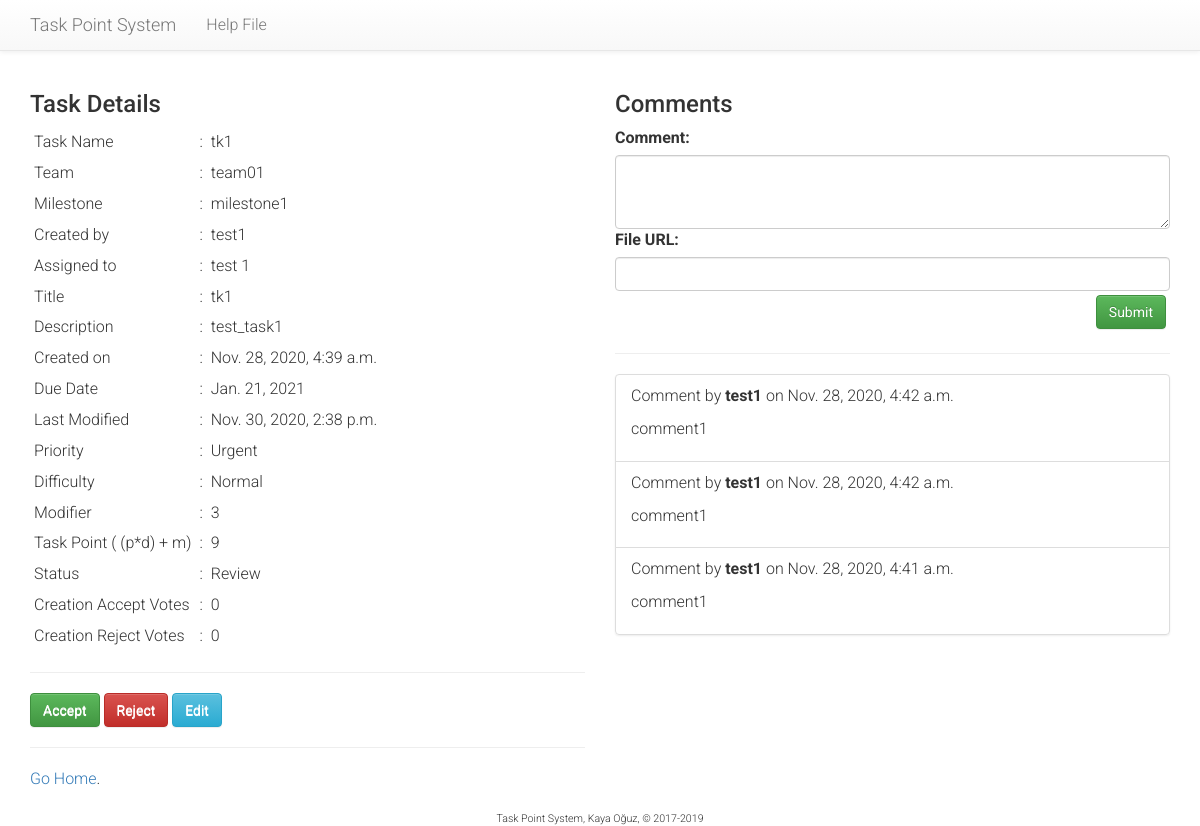
The page /tasks/1/view/ (signed in) on the database as committed earlier.
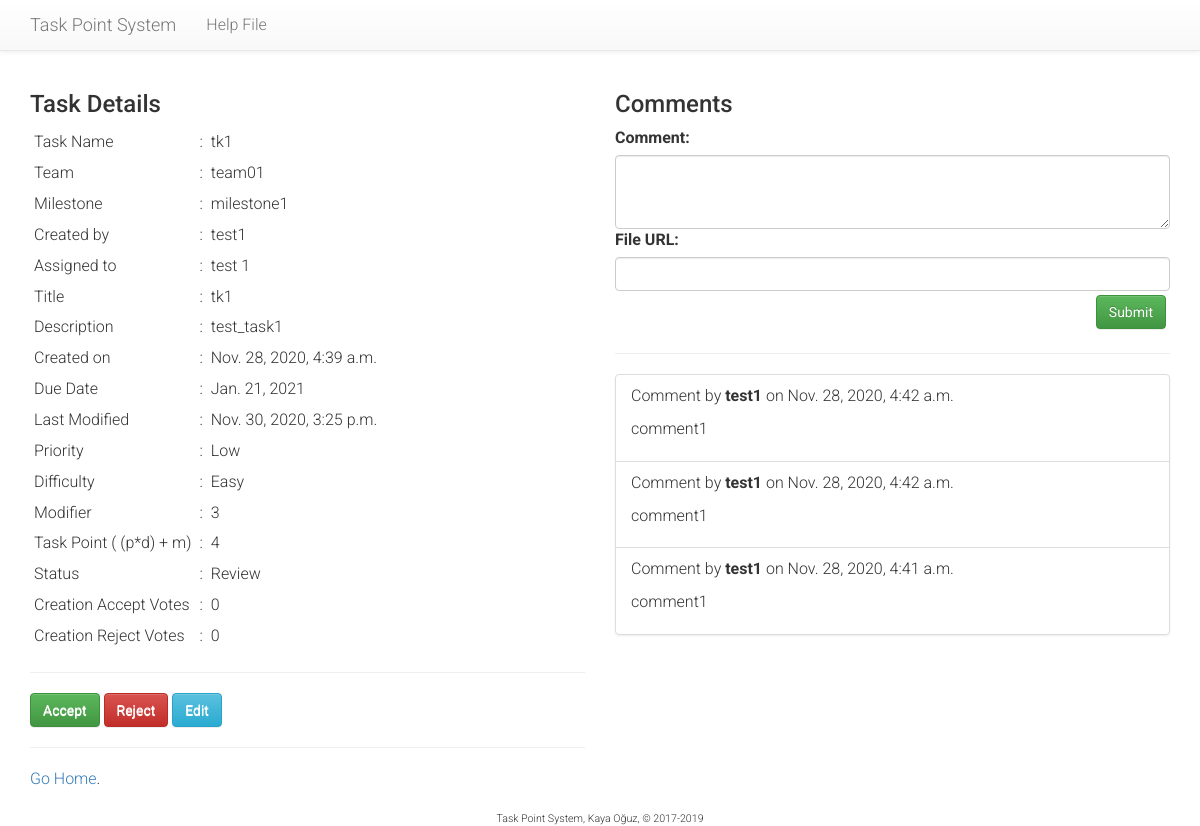
The same page on the database as committed later.
### tasks/models.py (models this page shows, shortened)
class Task(models.Model):
    PRIORITY = (
        (3, 'Urgent'),
        (2, 'Planned'),
        (1, 'Low'),
    )
    DIFFICULTY = (
        (3, 'Difficult'),
        (2, 'Normal'),
        (1, 'Easy'),
    )
    STATUS = (
        (1, "Review"),
        (2, "Working on it"),
        (3, "Waiting for review"),
        (4, "Waiting for supervisor grade"),
        (5, "Rejected"),
        (6, "Accepted"),
    )
    milestone = models.ForeignKey(Milestone, on_delete=models.CASCADE)
    creator = models.ForeignKey(User, related_name='creator', on_delete=models.SET_NULL, blank=True, null=True)
    assignee = models.ForeignKey(
        Developer,
        on_delete=models.CASCADE,
        related_name='assignee',
        verbose_name="Assigned to"
    )
    team = models.ForeignKey(Team, on_delete=models.CASCADE)
    title = models.CharField("Brief task name", max_length=256)
    description = models.TextField("Description")
    due = models.DateField("Due Date", validators=[past_date_validator])
    date = models.DateTimeField("Created on", auto_now_add=True)
    completed = models.DateTimeField("Completed on", auto_now=True, blank=True, null=True)
    priority = models.PositiveSmallIntegerField("Priority", choices=PRIORITY, default=2)
    difficulty = models.PositiveSmallIntegerField("Difficulty", choices=DIFFICULTY, default=2)
    modifier = models.PositiveSmallIntegerField(
        "Modifier",
        default=3,
        validators=[MaxValueValidator(5), MinValueValidator(1)]
    )
    status = models.PositiveSmallIntegerField("Status", choices=STATUS, default=1)
    valid = models.BooleanField("Is Valid", default=False)
    def get_points(self):
        return (self.difficulty*self.priority)+self.modifier
    def already_voted(self, developer):
        if Vote.objects.filter(task=self, voter=developer):
            return True
        return False
    def get_creation_accept_votes(self):
        if Vote.objects.filter(task=self, vote_type=1).count() >= self.team.get_team_size()*0.50:
            self.status = 2
            self.save()
        return Vote.objects.filter(task=self, vote_type=1)
    def get_creation_reject_votes(self):
        return Vote.objects.filter(task=self, vote_type=2)

class Team(models.Model):
    course = models.ForeignKey(Course, on_delete=models.CASCADE)
    name = models.CharField("Team Name", max_length=128)
    github = models.CharField("Git Page", max_length=256, null=True)
    supervisor = models.ForeignKey(Supervisor, on_delete=models.SET_NULL, blank=True, null=True)
    team_size = models.PositiveSmallIntegerField("Team size", default=4, validators=[MaxValueValidator(99), MinValueValidator(1)])
    def __str__(self):
        return self.name
    def get_team_size(self):
        size = self.team_size
        return size

class Milestone(models.Model):
    course = models.ForeignKey(Course, on_delete=models.CASCADE)
    name = models.CharField("Milestone", max_length=128)
    description = models.TextField("Milestone details")
    weight = models.PositiveSmallIntegerField(
        "Weight",
        default=10,
        validators=[MaxValueValidator(100), MinValueValidator(1)]
    )
    due = models.DateField("Due Date")
    def __str__(self):
        return self.name

class Developer(models.Model):
    id = models.CharField("ID", max_length=12, primary_key=True)
    user = models.OneToOneField(User, on_delete=models.CASCADE)
    team = models.ForeignKey(Team, on_delete=models.SET_NULL, blank=True, null=True)
    def __str__(self):
        return self.get_name()
    def get_name(self):
        return self.user.first_name + " " + self.user.last_name

class Comment(models.Model):
    owner = models.ForeignKey(User, on_delete=models.CASCADE)
    task = models.ForeignKey(Task, on_delete=models.CASCADE)
    body = models.TextField("Comment")
    file_url = models.URLField("File URL", max_length=512, blank=True, null=True)
    date = models.DateTimeField("Date", auto_now_add=True)

### tasks/views.py (the view)
# urls.py: re_path(r'^(?P<task_id>[0-9]+)/view/$', views.view_task, name='view-task'),
@login_required
def view_task(request, task_id):
    tsk = get_object_or_404(Task, pk=task_id)
    can_edit = None
    user_d = None
    user_s = None
    if Developer.objects.filter(user=request.user):
        user_d = Developer.objects.get(user=request.user)
        if tsk.assignee == user_d:
            can_edit = 'developer'
        if tsk.team != user_d.team:
            leave_site(request)
            return HttpResponseRedirect('/tasks/')
    elif Supervisor.objects.filter(user=request.user):
        can_edit = 'supervisor'
        user_s = Supervisor.objects.get(user=request.user)
    comment_list = tsk.comment_set.all().order_by("-date")
    vote_list = tsk.vote_set.all()
    already_voted = tsk.already_voted(request.user)
    check_status = tsk.get_creation_accept_votes()
    form = CommentForm()
    return render(
        request,
        'tasks/view_task.html',
        {
            'page_title': 'View task',
            'task': tsk, 'tid': task_id,
            'comments': comment_list,
            'votes': vote_list,
            'already_voted': already_voted,
            'form': form,
            'user_d': user_d,
            'user_s': user_s,
            'can_edit': can_edit
        }
    )

### tasks/forms.py
class CommentForm(ModelForm):
    class Meta:
        model = Comment
        fields = ['body', 'file_url']
        widgets = {
            'body': Textarea(attrs={'cols': 20, 'rows': 3}),
        }

### tasks/templates/tasks/view_task.html (shortened to what this page needs)
{% extends "tasks/base.html" %}
{% block leftcontent %}
<h3>Task Details</h3>
<table>
<tr><td>Task Name</td><td>:</td><td>{{ task.title }}</td></tr>
<tr><td>Team</td><td>:</td><td>{{ task.team }}</td></tr>
<tr><td>Milestone</td><td>:</td><td>{{ task.milestone }}</td></tr>
<tr><td>Created by</td><td>:</td><td>{{ task.creator }}</td></tr>
<tr><td>Assigned to</td><td>:</td><td>{{ task.assignee }}</td></tr>
<tr><td>Title</td><td>:</td><td>{{ task.title }}</td></tr>
<tr><td valign="top">Description</td><td valign="top">:</td><td>{{ task.description|linebreaksbr }}</td></tr>
<tr><td>Created on</td><td>:</td><td>{{ task.date }}</td></tr>
<tr><td>Due Date</td><td>:</td><td>{{ task.due }}</td></tr>
<tr><td>Last Modified</td><td>:</td><td>{{ task.completed }}</td></tr>
<tr><td>Priority</td><td>:</td><td>{{ task.get_priority_display }}</td></tr>
<tr><td>Difficulty</td><td>:</td><td>{{ task.get_difficulty_display }}</td></tr>
<tr><td>Modifier</td><td>:</td><td>{{ task.modifier }}</td></tr>
<tr><td>Task Point ( (p*d) + m)</td><td>:</td><td>{{ task.get_points }}</td></tr>
<tr><td>Status</td><td>:</td><td>{{ task.get_status_display }}</td></tr>
<tr><td>Creation Accept Votes</td><td>:</td><td>{{ task.get_creation_accept_votes.count }}</td></tr>
<tr><td>Creation Reject Votes</td><td>:</td><td>{{ task.get_creation_reject_votes.count }}</td></tr>
</table>
<hr />
{% if user_d and task.status == 1 and already_voted == False %}
    <a href="{% url 'tasks:send-vote' task_id=task.id status_id=1 button_id=1 %}" class="btn btn-default btn-success" role="button">Accept</a>
    <a href="{% url 'tasks:send-vote' task_id=task.id status_id=1 button_id=2 %}" class="btn btn-default btn-danger" role="button">Reject</a>
{% elif user_d and task.status == 2 and already_voted == False %}
    <a href="{% url 'tasks:update' task.id 2 %}" class="btn btn-default btn-warning" role="button">Submit for Review</a>
{% elif user_d and task.status == 3 and already_voted == False %}
    <a href="{% url 'tasks:send-vote' task_id=task.id status_id=3 button_id=3 %}" class="btn btn-default btn-success" role="button">Accept</a>
    <a href="{% url 'tasks:send-vote' task_id=task.id status_id=3 button_id=4 %}" class="btn btn-default btn-danger" role="button">Reject</a>
{% endif %}
{% if can_edit == "developer" %}
    <a href="{% url 'tasks:task-edit-developer' task_id=task.id %}" class="btn btn-default btn-info" role="button">Edit</a>
{% endif %}
<hr />
<a href="{% url 'tasks:choose' %}">Go Home</a>.
{% endblock %}
{% block rightcontent %}
<h3>Comments</h3>
<form action="{% url 'tasks:send-comment' tid %}" method="post">
    {{ form }}
    <div style="text-align: right; padding: 4px;"><input type="submit" value="Submit" class="btn btn-success" id="send" /></div>
</form>
<hr />
{% if comments %}
<ul class="list-group">
  {% for comment in comments %}
    <li class="list-group-item">
      <p>Comment by <b>{{comment.owner}}</b> on {{comment.date}}</p>
      <p>{{comment.body|linebreaksbr}}</p>
    </li>
  {% endfor %}
</ul>
{% endif %}
{% endblock %}

### tasks/templates/tasks/base.html (shortened to what this page needs)
<!DOCTYPE html>
<html lang="en">
  <head>
    {% load static %}
    <link rel="stylesheet" href="https://maxcdn.bootstrapcdn.com/bootstrap/3.3.7/css/bootstrap.min.css">
    <link rel="stylesheet" href="https://maxcdn.bootstrapcdn.com/bootstrap/3.3.7/css/bootstrap-theme.min.css">
    <link rel="stylesheet" href="http://code.jquery.com/ui/1.11.0/themes/smoothness/jquery-ui.css">
    <link rel="stylesheet" href="{% static 'tasks/style.css' %}">
  </head>
  <body>
    <nav class="navbar navbar-default navbar-static-top">
      <div class="container">
        <div class="navbar-header">
          <a class="navbar-brand" href="{% url 'tasks:choose' %}">Task Point System</a>
        </div>
        <div id="navbar">
          <ul class="nav navbar-nav">
            <li><a href="{% static 'tasks/task_point_system.pdf' %}">Help File</a></li>
          </ul>
        </div>
      </div>
    </nav>
    <div class="container">
      <div class="row">
  				<div class="col-xs-12 col-sm-6">
            {% block leftcontent %}{% endblock %}
          </div>
          <div class="col-xs-12 col-sm-6">
            {% block rightcontent %}{% endblock %}
          </div>
      </div>
      <div class="row" style="text-align: center; font-size: 8pt; margin-top: 20px; ">
        Task Point System, Kaya Oğuz, &copy; 2017-2019
      </div>
    </div>
  </body>
</html>

### tasks/static/tasks/style.css (style rules this page uses)
body, div, p, td, li { font-family: "Roboto"; font-weight: 300; font-size: 12pt; }

Rows that differ between the two databases and show on the page:
changed Task "tk1": completed "Nov. 30, 2020, 2:38 p.m." → "Nov. 30, 2020, 3:25 p.m."; priority "Urgent" → "Low"; difficulty "Normal" → "Easy"; get_points "9" → "4"
